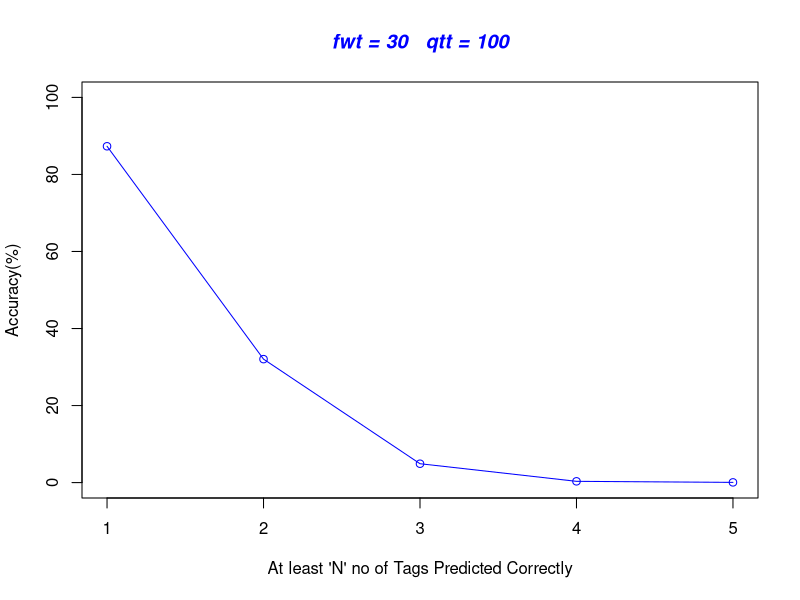

Recreate this plot in R.
# Author : G Asish Kumar and Chinmaya Reddy*/
# Description: Plot to show Accuracy vs At least N no of tags predicted/suggested correctly

 x <- c(1, 2, 3, 4, 5)
 y <- c(87.31390298086806,32.05159071367154,4.897517981125016,0.32679738562091504,0.05564056196967589)
 plot(x, y, type='o', pch=1, col="blue", xlab="At least 'N' no of Tags Predicted Correctly", ylab="Accuracy(%)", ylim=c(0, 100), xlim=c(1,5))
 title(main="fwt = 30   qtt = 100", col.main="blue", font.main=4)